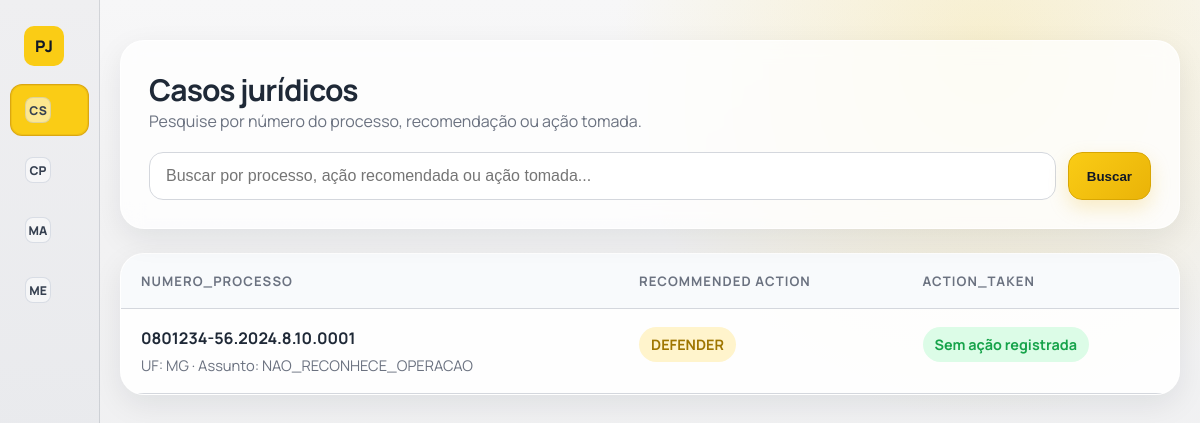
The app's page /, older data.
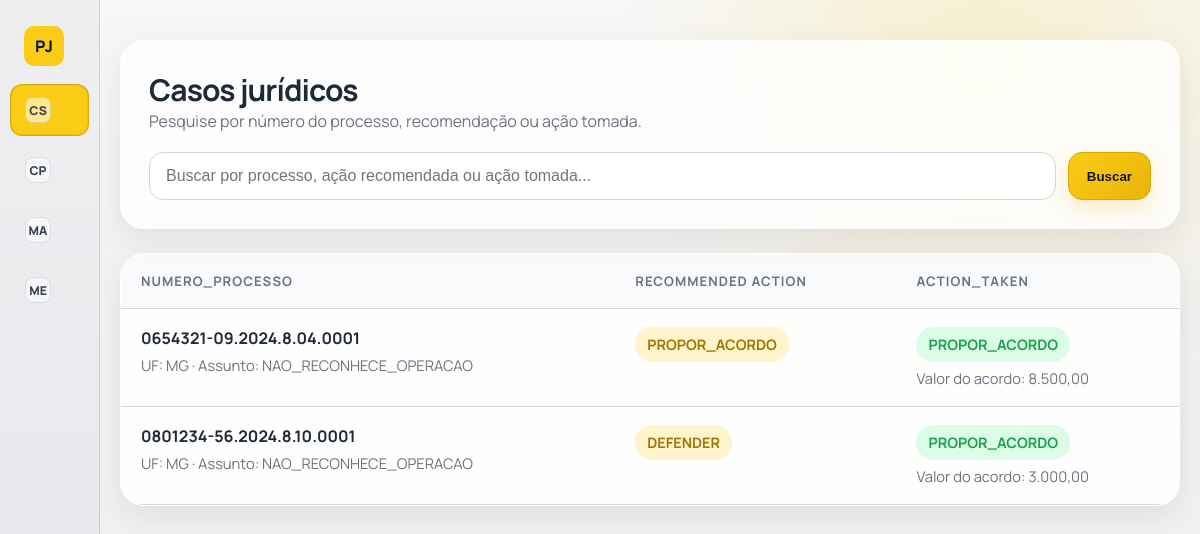
The same page, newer data.
### legalapp/models.py (models this page shows, shortened)
class TimeStampedModel(models.Model):
	created_at = models.DateTimeField(auto_now_add=True)
	updated_at = models.DateTimeField(auto_now=True)
	class Meta:
		abstract = True

class LegalCase(TimeStampedModel):
	numero_processo = models.CharField(
		max_length=25,
		unique=True,
		validators=[
			RegexValidator(
				regex=r'^\d{7}-\d{2}\.\d{4}\.\d\.\d{2}\.\d{4}$',
				message='Número do processo deve seguir o padrão CNJ (ex: 1764352-89.2025.8.06.1818).',
			)
		],
	)
	uf = models.CharField(max_length=2, null=True, choices=UF_CHOICES)
	assunto = models.CharField(
		max_length=64,
		null = True,
		choices=ASSUNTO_CHOICES,
		default='NAO_RECONHECE_OPERACAO',
	)
	sub_assunto = models.CharField(max_length=20, null=True, choices=SUB_ASSUNTO_CHOICES)
	valor_causa = models.DecimalField(max_digits=10, decimal_places=2, null=True)
	has_contrato = models.BooleanField(default=False)
	has_extrato = models.BooleanField(default=False)
	has_comprovante_credito = models.BooleanField(default=False)
	has_dossie = models.BooleanField(default=False)
	has_demonstrativo_evolucao_divida = models.BooleanField(default=False)
	has_laudo_referenciado = models.BooleanField(default=False)
	class Meta:
		ordering = ['-created_at']

class CaseRecommendation(TimeStampedModel):
	case = models.OneToOneField(
		LegalCase,
		on_delete=models.CASCADE,
		related_name='recommendation',
	)
	probabilidade_perder_caso = models.DecimalField(
		max_digits=5,
		decimal_places=4,
		validators=[MinValueValidator(0), MaxValueValidator(1)],
	)
	valor_esperado_condenacao = models.DecimalField(
		max_digits=10,
		decimal_places=2,
		validators=[MinValueValidator(0)],
	)
	sugestao_acao = models.CharField(max_length=13, choices=ACTION_CHOICES)
	valor_para_acordo = models.DecimalField(
		max_digits=10,
		decimal_places=2,
		null=True,
		validators=[MinValueValidator(0)],
	)
	class Meta:
		ordering = ['-created_at']

class LawyerAction(TimeStampedModel):
	case = models.OneToOneField(
		LegalCase,
		on_delete=models.CASCADE,
		related_name='action',
	)
	acao = models.CharField(max_length=13, choices=ACTION_CHOICES)
	valor_acordo = models.DecimalField(
		max_digits=10,
		decimal_places=2,
		null=True,
		validators=[MinValueValidator(0)],
	)
	resultado_macro = models.CharField(max_length=12, null=True, choices=RESULTADO_MACRO_CHOICES)
	resultado_micro = models.CharField(max_length=24, null=True, choices=RESULTADO_MICRO_CHOICES)
	valor_condenacao = models.DecimalField(max_digits=10, decimal_places=2, null=True)
	same_action_taken = models.BooleanField()
	valor_acordo_in_range = models.BooleanField(null=True)
	shift_valor_acordo = models.DecimalField(max_digits=10, decimal_places=2, null=True)
	class Meta:
		ordering = ['-created_at']

### legalapp/views.py (the view, shortened to what this page needs)
# urls.py: path('', cases_list_page, name='home'),
def cases_list_page(request):
	query = request.GET.get('q', '').strip()
	cases = LegalCase.objects.select_related('recommendation', 'action')
	return render(
		request,
		'legalapp/cases-list.html',
		{'cases': cases, 'query': query, 'active_nav': 'cases-list'},
	)

### legalapp/templates/legalapp/cases-list.html (shortened to what this page needs)
<!DOCTYPE html>
<html lang="pt-br">
<head>
    {% load static %}
    <link rel="stylesheet" href="{% static 'legalapp/css/sidebar-nav.css' %}">
    <link rel="stylesheet" href="{% static 'legalapp/css/legal-cases.css' %}">
</head>
<body>
    <div class="layout">
        {% include 'legalapp/_sidebar.html' %}
        <main class="content">
    <div class="page">
        <section class="hero">
            <div class="hero-header">
                <h1>Casos jurídicos</h1>
            </div>
            <p>Pesquise por número do processo, recomendação ou ação tomada.</p>
            <form method="get" class="searchbar">
                <input
                    type="search"
                    name="q"
                    value="{{ query|default:'' }}"
                    placeholder="Buscar por processo, ação recomendada ou ação tomada..."
                    aria-label="Pesquisar casos jurídicos"
                >
                <button type="submit">Buscar</button>
            </form>
        </section>
        <section class="table-card">
            <div class="table-wrap">
                <table>
                    <thead>
                        <tr>
                            <th>numero_processo</th>
                            <th>recommended action</th>
                            <th>action_taken</th>
                        </tr>
                    </thead>
                    <tbody>
                        {% for case in cases %}
                            <tr class="case-row" data-href="{% url 'legalapp:case-detail' case.id %}" tabindex="0" role="link" aria-label="Abrir caso {{ case.numero_processo }}">
                                <td>
                                    <div class="process">{{ case.numero_processo }}</div>
                                    <div class="subtext">
                                        UF: {{ case.uf|default:"-" }} · Assunto: {{ case.assunto|default:"-" }}
                                    </div>
                                </td>
                                <td>
                                    {% if case.recommendation %}
                                        <span class="chip">{{ case.recommendation.sugestao_acao }}</span>
                                    {% else %}
                                        <span class="chip success">Sem recomendação</span>
                                    {% endif %}
                                </td>
                                <td>
                                    {% if case.action %}
                                        <span class="chip success">{{ case.action.acao }}</span>
                                        <div class="subtext">
                                            {% if case.action.acao == 'PROPOR_ACORDO' %}
                                                Valor do acordo: {{ case.action.valor_acordo|default:"-" }}
                                            {% else %}
                                                Resultado macro: {{ case.action.resultado_macro|default:"-" }} ·
                                                Resultado micro: {{ case.action.resultado_micro|default:"-" }} ·
                                                Valor condenação: {{ case.action.valor_condenacao|default:"-" }}
                                            {% endif %}
                                        </div>
                                    {% else %}
                                        <span class="chip success">Sem ação registrada</span>
                                    {% endif %}
                                </td>
                            </tr>
                        {% empty %}
                            <tr>
                                <td colspan="3" class="empty">Nenhum caso encontrado.</td>
                            </tr>
                        {% endfor %}
                    </tbody>
                </table>
            </div>
        </section>
    </div>
        </main>
    </div>
</body>
</html>

Row changes from the older to the newer data that the page shows:
added LegalCase: numero_processo "0654321-09.2024.8.04.0001", uf "MG", assunto "NAO_RECONHECE_OPERACAO", recommendation.sugestao_acao "PROPOR_ACORDO", action.acao "PROPOR_ACORDO", action.valor_acordo "8.500,00"
changed LegalCase "DEFENDER": action.acao (not shown) → "PROPOR_ACORDO"; action.valor_acordo (not shown) → "3.000,00"; text "Sem ação registrada" → "Valor do acordo:"
